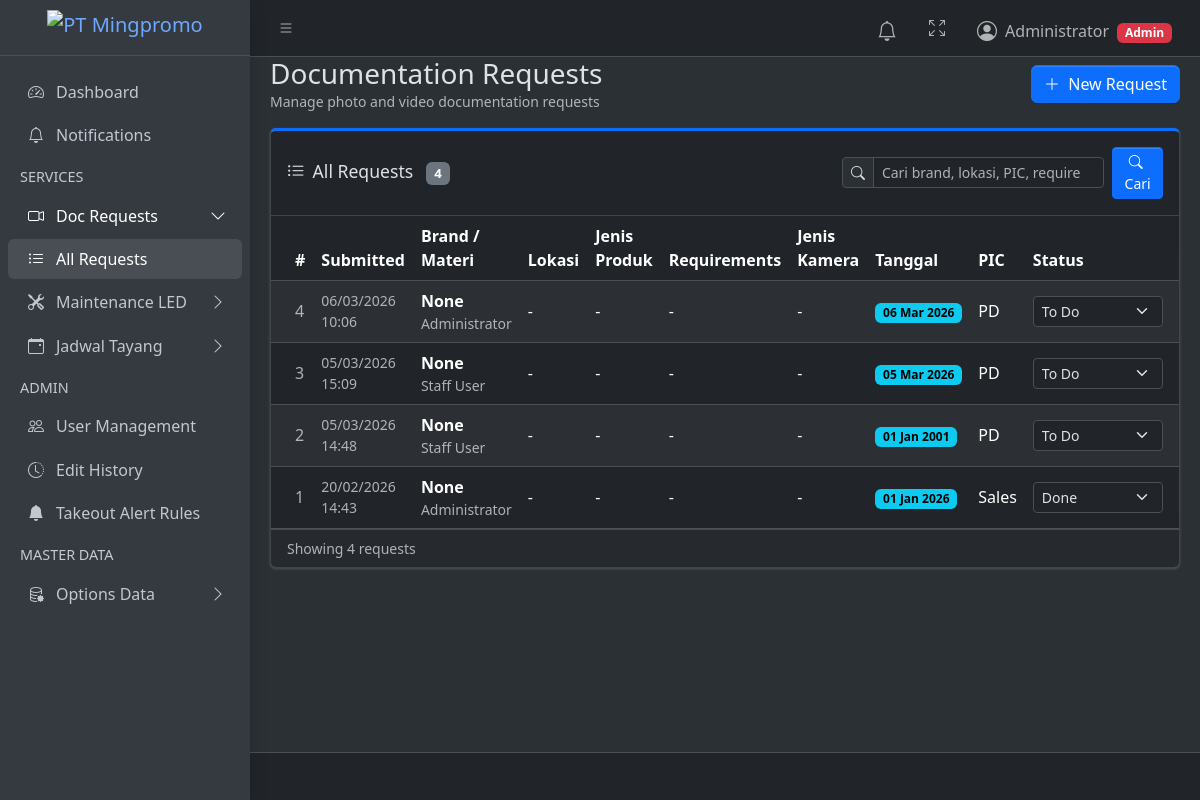
Screenshot of /requests/ (signed in) with the database file from the repository.
### products/models.py (models this page shows, shortened)
class DocumentationRequest(models.Model):
    STATUS_CHOICES = [
        ('TODO', 'To Do'),
        ('IN_PROGRESS', 'On Progress'),
        ('DONE', 'Done'),
    ]
    submitted_by = models.ForeignKey(
        settings.AUTH_USER_MODEL,
        on_delete=models.CASCADE,
        related_name="doc_requests",
        verbose_name="Submitted By",
    )
    brand_materi = models.ForeignKey(BrandMateri, on_delete=models.SET_NULL, null=True, verbose_name="Brand / Materi")
    lokasi = models.ManyToManyField(Lokasi, verbose_name="Lokasi")
    jenis_led = models.ForeignKey(LEDType, on_delete=models.SET_NULL, null=True, verbose_name="Jenis Produk")
    tanggal = models.DateField()
    requirements = models.ManyToManyField(Requirement, verbose_name="Requirements")
    view_photo = models.ManyToManyField(ViewPhoto, verbose_name="View Photo")
    jenis_kamera = models.ManyToManyField(cameratype, verbose_name="Jenis Kamera")
    note = models.TextField(blank=True)
    pic_pemohon = models.CharField("PIC Pemohon", max_length=150)
    status = models.CharField(max_length=20, choices=STATUS_CHOICES, default='TODO')
    created_at = models.DateTimeField(auto_now_add=True)
    def lokasi_names(self):
        return list(self.lokasi.order_by("name").values_list("name", flat=True))
    def lokasi_display(self):
        lokasi_names = self.lokasi_names()
        return ", ".join(lokasi_names) if lokasi_names else "-"

### products/views.py (the view, shortened to what this page needs)
# urls.py: path("requests/", views.doc_request_list, name="doc_request_list"),
@login_required
def doc_request_list(request):
    search_query = _get_search_query(request)
    if _is_admin(request.user):
        requests = DocumentationRequest.objects.select_related(
            "brand_materi", "jenis_led", "submitted_by"
        ).prefetch_related(
            "lokasi",
            "requirements",
            "view_photo",
            "jenis_kamera",
            "lokasi_assignments__lokasi",
            "lokasi_assignments__pelaksana",
        ).all().order_by("-id")
    return render(request, "products/request_list.html", {
        "requests": requests,
        "all_dokumentators": Dokumentator.objects.all().order_by("name"),
        "can_create_requests": _is_requester(request.user) or _is_admin(request.user),
        **_search_context(request, "Cari brand, lokasi, PIC, requirement, kamera, atau user"),
    })

### products/views.py (called while the page is built)
def _is_admin(user):
    return user.is_superuser or user.groups.filter(name="admin").exists()

def _is_requester(user):
    return user.groups.filter(name="requester").exists()

def _get_search_query(request):
    return request.GET.get("q", "").strip()

def _search_context(request, placeholder):
    params = request.GET.copy()
    params.pop("page", None)
    search_query = _get_search_query(request)
    return {
        "search_query": search_query,
        "search_active": bool(search_query),
        "search_placeholder": placeholder,
        "page_query": params.urlencode(),
    }

### products/templates/products/request_list.html (shortened to what this page needs)
{% extends "layouts/base.html" %}
{% block content %}
<div class="d-flex justify-content-between align-items-center mb-3">
    <div>
        <h3 class="mb-0">Documentation Requests</h3>
        <p class="text-muted mb-0 small">Manage photo and video documentation requests</p>
    </div>
    {% if can_create_requests %}
    <a href="{% url 'doc_request_create' %}" class="btn btn-primary">
        <i class="bi bi-plus-lg me-1"></i> New Request
    </a>
    {% endif %}
</div>
<div class="card card-primary card-outline">
    <div class="card-header">
        <div class="d-flex flex-column flex-lg-row align-items-lg-center justify-content-between gap-3">
            <h3 class="card-title mb-0">
                <i class="bi bi-list-ul me-2"></i>All Requests
                <span class="badge bg-secondary ms-2">{{ requests|length }}</span>
            </h3>
            {% include "products/_table_search.html" %}
        </div>
    </div>
    <div class="card-body p-0 table-responsive">
        <table class="table table-striped table-hover align-middle mb-0">
            <thead>
                <tr>
                    <th style="width:50px">#</th>
                    <th>Submitted</th>
                    <th>Brand / Materi</th>
                    <th>Lokasi</th>
                    <th>Jenis Produk</th>
                    <th>Requirements</th>
                    <th>Jenis Kamera</th>
                    <th>Tanggal</th>
                    <th>PIC</th>
                    <th>Status</th>
                    {% if user.is_superuser or user.groups.all.0.name == "admin" %}
                    <th>Dokumentator per Lokasi</th>
                    {% endif %}
                </tr>
            </thead>
            <tbody>
                {% for req in requests %}
                <tr data-id="{{ req.id }}">
                    <td class="text-muted">{{ req.id }}</td>
                    <td class="text-muted small">{{ req.created_at|date:"d/m/Y H:i" }}</td>
                    <td>
                        <div class="fw-semibold">{{ req.brand_materi }}</div>
                        <div class="text-muted small">{{ req.submitted_by.get_full_name|default:req.submitted_by.username }}</div>
                    </td>
                    <td>{{ req.lokasi_display }}</td>
                    <td>
                        {% if req.jenis_led %}
                        <span class="badge text-bg-warning">{{ req.jenis_led.name }}</span>
                        {% else %}-{% endif %}
                    </td>
                    <td>
                        {% for r in req.requirements.all %}
                        <span class="badge text-bg-secondary">{{ r.name }}</span>
                        {% empty %}-{% endfor %}
                    </td>
                    <td>
                        {% for k in req.jenis_kamera.all %}
                        <span class="badge text-bg-primary">{{ k.name }}</span>
                        {% empty %}-{% endfor %}
                    </td>
                    <td>
                        <span class="badge text-bg-info">{{ req.tanggal|date:"d M Y" }}</span>
                    </td>
                    <td>{{ req.pic_pemohon }}</td>
                    <td>
                        {% if user.is_superuser or user.groups.all.0.name == "admin" %}
                        <select class="form-select form-select-sm status-select"
                                data-url="{% url 'doc_request_update_status' req.id %}"
                                style="min-width:130px;">
                            <option value="TODO" {% if req.status == "TODO" %}selected{% endif %}>To Do</option>
                            <option value="DONE" {% if req.status == "DONE" %}selected{% endif %}>Done</option>
                        </select>
                        {% endif %}
                    </td>
                    {% if user.is_superuser or user.groups.all.0.name == "admin" %}
                    <td style="min-width:260px;">
                    </td>
                    {% endif %}
                </tr>
                {% endfor %}
            </tbody>
        </table>
    </div>
    {% if requests %}
    <div class="card-footer text-muted small">
        Showing {{ requests|length }} request{{ requests|length|pluralize }}{% if search_active %} for "{{ search_query }}"{% endif %}
    </div>
    {% endif %}
</div>
{% endblock %}

### products/templates/layouts/header.html (shortened to what this page needs)
<nav class="app-header navbar navbar-expand bg-body">
  <div class="container-fluid">
    <ul class="navbar-nav">
      <li class="nav-item">
        <a class="nav-link" data-lte-toggle="sidebar" href="#" role="button">
          <i class="bi bi-list"></i>
        </a>
      </li>
    </ul>
    <ul class="navbar-nav ms-auto">
      <li class="nav-item dropdown" id="notification-center" data-summary-url="{% url 'notification_summary' %}">
        <a href="#" class="nav-link position-relative" data-bs-toggle="dropdown" aria-expanded="false">
          <i class="bi bi-bell fs-5"></i>
        </a>
      </li>
      <li class="nav-item">
        <a class="nav-link" href="#" data-lte-toggle="fullscreen">
          <i data-lte-icon="maximize" class="bi bi-arrows-fullscreen"></i>
        </a>
      </li>
      <li class="nav-item dropdown user-menu">
        <a href="#" class="nav-link dropdown-toggle" data-bs-toggle="dropdown">
          <span class="d-flex align-items-center gap-2">
            <i class="bi bi-person-circle fs-5"></i>
            <span class="d-none d-md-inline">
              {{ user.get_full_name|default:user.username }}
              {% if user.is_superuser or user.groups.all.0.name == "admin" %}
              <span class="badge text-bg-danger ms-1">Admin</span>
              {% else %}
              <span class="badge text-bg-info ms-1">Staff</span>
              {% endif %}
            </span>
          </span>
        </a>
      </li>
    </ul>
  </div>
</nav>

### rows the page displays
DocumentationRequest: id "4", created_at "06/03/2026 10:06", brand_materi "None", submitted_by.get_full_name "Administrator", lokasi_display "-", tanggal "06 Mar 2026", pic_pemohon "PD", status+id "To Do"
DocumentationRequest: id "3", created_at "05/03/2026 15:09", brand_materi "None", submitted_by.get_full_name "Staff User", lokasi_display "-", tanggal "05 Mar 2026", pic_pemohon "PD", status+id "To Do"
DocumentationRequest: id "2", created_at "05/03/2026 14:48", brand_materi "None", submitted_by.get_full_name "Staff User", lokasi_display "-", tanggal "01 Jan 2001", pic_pemohon "PD", status+id "To Do"
DocumentationRequest: id "1", created_at "20/02/2026 14:43", brand_materi "None", submitted_by.get_full_name "Administrator", lokasi_display "-", tanggal "01 Jan 2026", pic_pemohon "Sales", status+id "Done"

### other values shown
{{ user.get_full_name|default:user.username }} "Administrator"
{{ requests|length }} "4"
